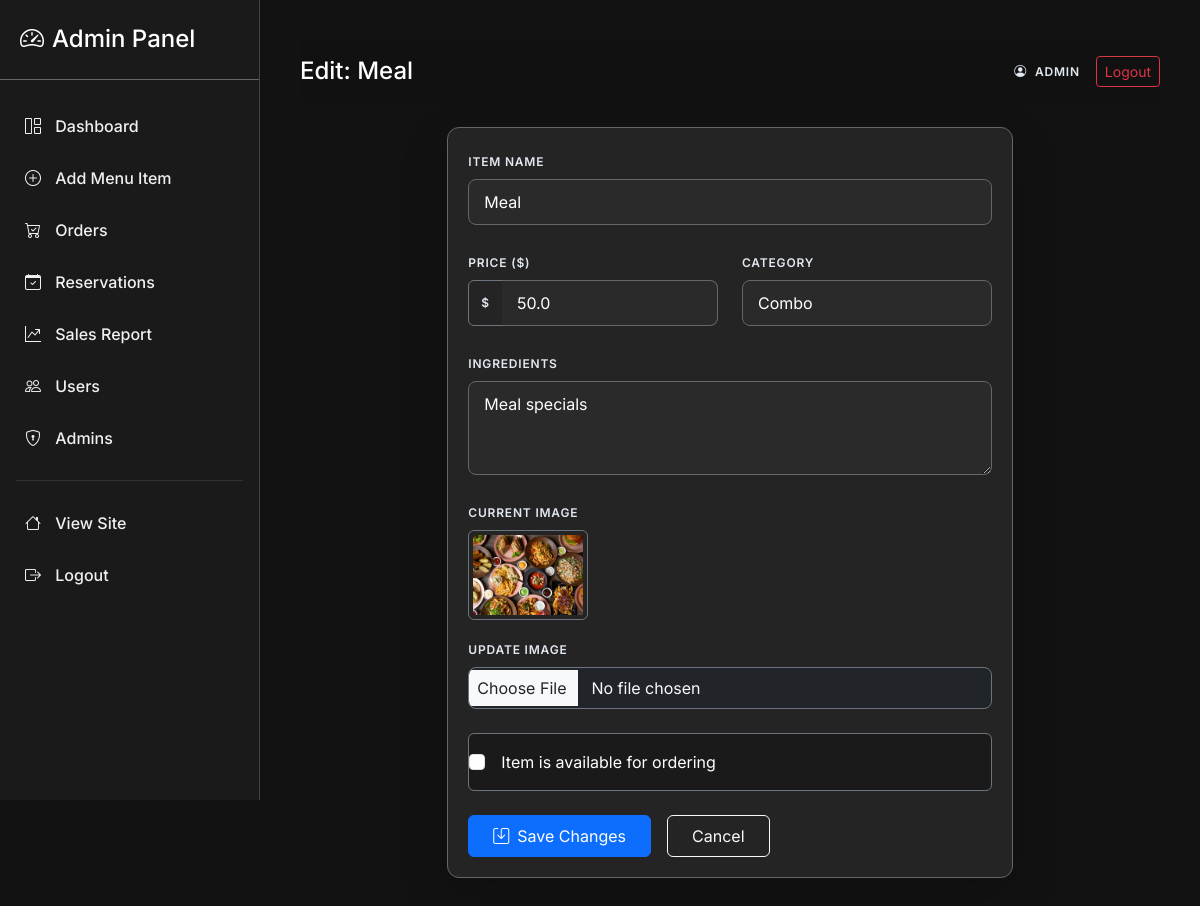
/admin/menu/edit/6 (signed in), run on the app's committed database.
### app.py (models this page shows, shortened)
class MenuItem(db.Model):
    id = db.Column(db.Integer, primary_key=True)
    name = db.Column(db.String(150), nullable=False)
    price = db.Column(db.Float, nullable=False, default=0.0)
    category = db.Column(db.String(100), nullable=True)
    ingredients = db.Column(db.String(400), nullable=True)
    availability = db.Column(db.Boolean, default=True)  # NOTE: matches templates
    image = db.Column(db.String(300), nullable=True)
    ratings = db.relationship('Rating', backref='menu_item', lazy=True, cascade="all, delete-orphan")
    def get_average_rating(self):
        if not self.ratings:
            return 0
        return round(sum(r.score for r in self.ratings) / len(self.ratings), 1)

### app.py (the view, shortened to what this page needs)
@app.route('/admin/menu/edit/<int:item_id>', methods=['GET', 'POST'])
@admin_required
def admin_edit_menu(item_id):
    mi = MenuItem.query.get_or_404(item_id)
    return render_template('admin/edit_menu.html', item=mi)

### app.py (called while the page is built)
def admin_required(fn):
    @wraps(fn)
    def wrapper(*args, **kwargs):
        if not session.get('is_admin'):
            flash('Admin login required.')
            return redirect(url_for('admin_login'))
        return fn(*args, **kwargs)
    return wrapper

@app.context_processor
def inject_global_data():
    cart = session.get('cart', {})
    count = sum(cart.values()) if isinstance(cart, dict) else 0
    all_items = MenuItem.query.all()
    best_item = None
    max_avg = 0
    for it in all_items:
        avg = it.get_average_rating()
        if avg > max_avg:
            max_avg = avg
            best_item = it
    return dict(cart_count=count, best_rated_item=best_item)

### templates/admin/edit_menu.html (shortened to what this page needs)
{% extends 'admin/admin_base.html' %}
{% block admin_title %}Edit: {{ item.name }}{% endblock %}
{% block content %}
<div class="row justify-content-center">
  <div class="col-lg-8">
    <div class="glass-card shadow-lg">
      <form method="post" enctype="multipart/form-data">
        <div class="mb-4">
          <label class="form-label text-muted small uppercase">Item Name</label>
          <input name="name" class="form-control admin-input" value="{{ item.name }}" required>
        </div>
        <div class="row g-4 mb-4">
          <div class="col-md-6">
            <label class="form-label text-muted small uppercase">Price ($)</label>
            <div class="input-group">
              <span class="input-group-text bg-transparent border-secondary text-muted">$</span>
              <input name="price" type="number" step="0.01" class="form-control admin-input border-start-0"
                value="{{ item.price }}" required>
            </div>
          </div>
          <div class="col-md-6">
            <label class="form-label text-muted small uppercase">Category</label>
            <input name="category" class="form-control admin-input" value="{{ item.category }}">
          </div>
        </div>
        <div class="mb-4">
          <label class="form-label text-muted small uppercase">Ingredients</label>
          <textarea name="ingredients" class="form-control admin-input" rows="3">{{ item.ingredients }}</textarea>
        </div>
        <div class="mb-4">
          <label class="form-label text-muted small uppercase">Current Image</label>
          <div class="mb-3">
            <img
              src="{{ item.image and url_for('static', filename='uploads/' ~ item.image) or url_for('static', filename='img/placeholder.jpg') }}"
              class="rounded border border-secondary p-1" style="width: 120px; height: 90px; object-fit: cover;">
          </div>
          <label class="form-label text-muted small uppercase">Update Image</label>
          <div class="input-group border border-secondary rounded-3 overflow-hidden bg-dark">
            <input type="file" name="image" accept="image/*"
              class="form-control bg-transparent border-0 text-light p-2">
          </div>
        </div>
        <div class="mb-4 form-check bg-dark-pro p-3 rounded border border-secondary">
          <div class="ms-2">
            <input class="form-check-input" type="checkbox" name="availability" id="avail" >
            <label class="form-check-label text-white ms-2" for="avail">Item is available for ordering</label>
          </div>
        </div>
        <div class="d-flex align-items-center gap-3">
          <button class="btn btn-primary px-4 py-2"><i class="bi bi-save me-2"></i>Save Changes</button>
          <a class="btn btn-outline-light px-4 py-2" href="{{ url_for('admin_index') }}">Cancel</a>
        </div>
      </form>
    </div>
  </div>
</div>
{% endblock %}

### static/css/admin.css (style rules this page uses)
:root { --admin-bg: #121212; --sidebar-bg: #1a1a1a; --card-bg: #242424; --border-color: #444444; --border-whitish: #666666; --text-main: #ffffff; --text-muted: #ffffff; --text-stylish: #e2e8f0; --accent-color: #0d6efd; --accent-hover: #0b5ed7; --sidebar-width: 260px; }
body.admin-body { background-color: var(--admin-bg); color: var(--text-main); font-family: 'Inter', sans-serif; overflow-x: hidden; }
.text-muted { color: var(--text-stylish) !important; letter-spacing: 0.8px; text-transform: uppercase; font-size: 0.75rem; font-weight: 600; }
.small.text-muted { font-weight: 600; }
.glass-card { background: var(--card-bg); border: 1px solid var(--border-whitish); border-radius: 12px; padding: 20px; box-shadow: 0 4px 20px rgba(0, 0, 0, 0.3); margin-bottom: 20px; }
.bg-dark-pro { background-color: #1a1a1a !important; border: 1px solid var(--border-whitish); }
.admin-input { background: #2a2a2a; border: 1px solid var(--border-whitish); color: #fff; border-radius: 8px; padding: 10px 15px; }
.admin-input::placeholder { color: var(--text-stylish); opacity: 0.8; }

### data on the page
MenuItem: name "Meal", price "50.0", category "Combo", ingredients "Meal specials", image (picture)
